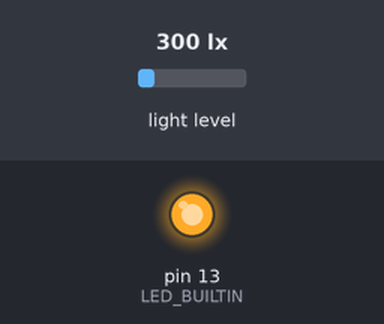
The sketch below on a simulated Arduino Uno, built with avr-gcc and run on an emulated ATmega328P. Shown: output pins drawn as LEDs (lit = HIGH). Wiring (inferred from the names in the program): BH1750 light sensor at I2C address 0x23. The inputs (shaded band) are chosen by the test bench; at power-on: light level 300 lx. What the sketch prints to the serial monitor is not drawn.

Above: at 0.2 s.
Timing chart, 0 to 1.7 s (numbered marks = the images above):
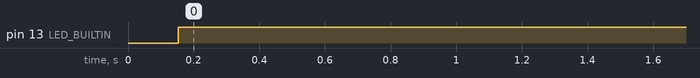

Measured:
- by itself, pin 13 (LED_BUILTIN): LOW → HIGH at 0.15 s

The sketch:

bh1750_lib_ETD.ino
```cpp
#include <Wire.h>
#include "bh1750.h"


BH1750 sensor;

void setup() {
   pinMode(LED_BUILTIN, OUTPUT);
  Wire.begin();
  Serial.begin(9600);

  sensor.begin();


}

void loop() {
delay(150);
uint16_t light = sensor.getRawLight();
Serial.println(light);

if(light > 200){
    digitalWrite(LED_BUILTIN, HIGH);   // turn the LED on (HIGH is the voltage level)
} else {
  digitalWrite(LED_BUILTIN, LOW);
}

}
```

bh1750.cpp
```cpp
#include "bh1750.h"

BH1750::BH1750(){

}

void BH1750::begin(){
   Wire.beginTransmission(0x23);
  Wire.write(1);
  Wire.endTransmission();
   Wire.beginTransmission(0x23);
  Wire.write(7);
  Wire.endTransmission();
    Wire.beginTransmission(0x23);
  Wire.write(16);
  Wire.endTransmission();

}

uint16_t BH1750::getRawLight(void){
     	uint16_t data ;
	Wire.requestFrom(0x23, 2); // request 2 bytes from slave
	delay(1) ;                // wait for data is ready
	if (Wire.available()>=2) {
		data = Wire.read(); // read msb
		data <<= 8 ; // shift msb
		data |= Wire.read(); // read lsb and add to msb
	}
	data = data/1.2;
	return data;
}


void BH1750::i2cWrite8( uint8_t data ) {
    Serial.println(data);

}

uint16_t BH1750::i2cRead16(  ) {
   	uint16_t data ;
	if (Wire.available()>=2) {
			data = Wire.read(); // read msb
			data <<= 8 ; // shift msb
			data |= Wire.read(); // read lsb and add to msb
		}
	return data;

}
```

bh1750.h
```cpp
#ifndef BH1750_h
#define BH1750_h

#include "Arduino.h"

#include "Wire.h"

#define ADDR 0x23
#define POWER_ON 0x01
#define RESET 0x07
#define CNT_HR 0x10
#define BH1750_TIME_OUT 200 // temps max d'attente de la réponse (ms)
#define BH1750_ERROR 0xFFFF // valeur retournée si le circuit ne répond pas


class BH1750 {
  public:
   BH1750();  // constructeur
   void begin(void); // initialisation du circuit
   void setAddress( uint8_t address = 0x23) ; // fixe adresse du circuit
   void setMode(uint8_t mode ); // change le mode de fonctionnement
   void reset(void); // reset du circuit
   uint16_t getRawLight(void); // lit le résultat brut d'une mesure
  private:
   void i2cWrite8( uint8_t data ) ; // écrit un octet
   uint16_t i2cRead16( ) ; // lit 16 bits
   uint8_t address ;
   uint8_t mode ;
  };
  #endif
```
